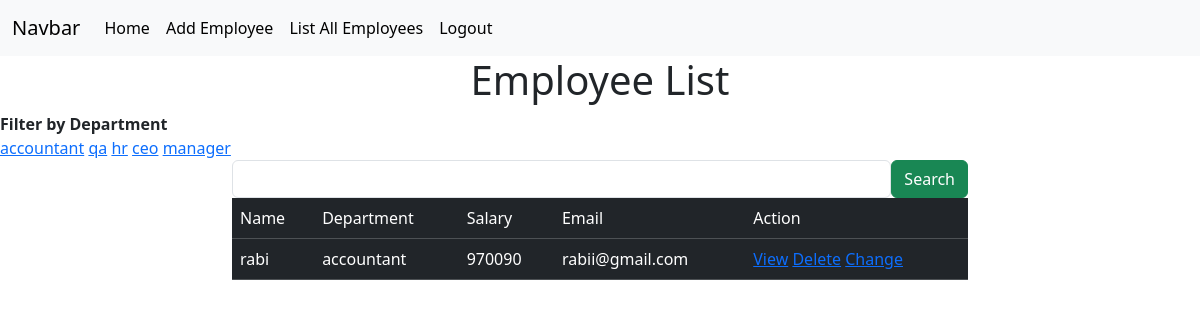
/employees/all?department=accountant (signed in), run on the app's committed database.
### crm/models.py (models this page shows, shortened)
class Employees(models.Model):
    name=models.CharField(max_length=200)
    department=models.CharField(max_length=200)
    salary=models.PositiveIntegerField()
    email=models.EmailField(unique=True)
    contact=models.CharField(null=True,max_length=20)
    age=models.PositiveIntegerField()
    profile_pic=models.ImageField(upload_to="images",null=True,blank=True)
    dob=models.DateField(null=True,blank=True)

### crm/views.py (the view, shortened to what this page needs)
# urls.py: path('employees/all',views.EmployeeListView.as_view(),name="emp-all"),
@method_decorator(signin_required,name="dispatch")
class EmployeeListView(View):
    def get(self,request,*args,**kwargs):
            qs=Employees.objects.all()
            departments=Employees.objects.all().values_list("department",flat=True).distinct()
            print(departments)
            if "department" in request.GET:
                dept=request.GET.get("department")
                qs=qs.filter(department__iexact=dept)
            return render(request,"emp_list.html",{"data":qs,"departments":departments})

### crm/views.py (called while the page is built)
def signin_required(fn):
    def wrapper(request,*args,**kwargs):
        if not request.user.is_authenticated:
            messages.error(request,"invalid session")
            return redirect("signin")
        else:
            return fn(request,*args,**kwargs)
    return wrapper

### crm/templates/emp_list.html (shortened to what this page needs)
{%extends 'base.html'%}
{%block body_block%}
<h1><center>Employee List</center></h1>
<div>
   <strong>Filter by Department </strong>
</div>
<div>
    {%for dept in departments%}
    <a href="{%url 'emp-all'%}?department={{dept}}">{{dept}}</a>
    {%endfor%}
</div>
<div class="container">
    <div class="row">
        <div class="col-2"></div>
        <div class="col-8">
            <form action="" method="post">
                <div class="d-flex">
                    <input type="text" name="box" class="form-control">
                <button type="submit" class="btn btn-success">Search</button>
                </div>
            </form>
        </div>
        <div class="col-2"></div>
    </div>
</div>
<div class="container">
    <div class="row">
        <div class="col-2"></div>
        <div class="col-8">
            <table class="table table-dark table-stripped caption-top">
                <tr>
                    <td>Name</td>
                    <td>Department</td>
                    <td>Salary</td>
                    <td>Email</td>
                    <td>Action</td>
                </tr>
                {%for emp in data%}
                <tr>
                    <td>{{emp.name}}</td>
                    <td>{{emp.department}}</td>
                    <td>{{emp.salary}}</td>
                    <td>{{emp.email}}</td>
                    <td>
                        <a href="{%url 'emp-detail' emp.id%}">View</a>
                        <a href="{%url 'emp-delete' emp.id%}">Delete</a>
                        <a href="{%url 'emp-edit' emp.id%}">Change</a>
                    </td>
                </tr>
                {%endfor%}
            </table>
        </div>
        <div class="col-2"></div>
    </div>
</div>
{%endblock%}

### data on the page
Employees: name "rabi", department "accountant", salary "970090", email "rabii@gmail.com"

### other printed values
{{ dept }} "accountant" "qa" "hr" "ceo" "manager"
